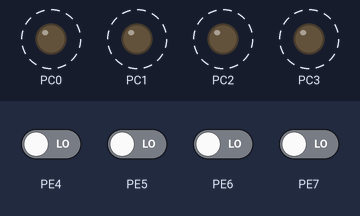
Bench run of a program on a simulated ATmega128, built with avr-gcc and emulated at 7.4328 MHz. On the bench: output pins drawn as LEDs (lit = HIGH). Dashed ring = blinking. Inputs (shaded band) come from the test bench; at power-on: PE4–7 LOW.

Above: at 1.3 s.
1.4 s: PE5 driven HIGH
Timing chart, 0 to 10.4 s (numbered marks = the images above; inputs shaded):
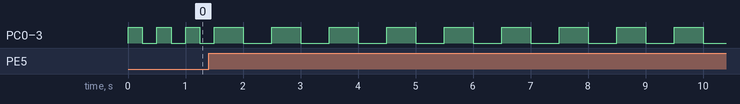

Measured:
- after the input at 1.4 s, PC0–3: alternates HIGH for 0.50 s and LOW for 0.50 s, starting after 0.60 s
- by itself, PC0–3: alternates HIGH for 0.25 s and LOW for 0.25 s

The program:

main.c
```c
#define F_CPU 7432800UL
#include <avr/io.h> //AVR 입출력에 대한 헤더 파일
#include <util/delay.h> //delay 함수사용을 위한 헤더파일

int main(void)
{
	unsigned char Switch_flag = 0, Switch_flag_pre = 0x01;

	DDRC = 0x0F; // 포트C 를 출력포트로 설정
	DDRE = 0x00; // 포트E 를 입력포트로 설정
	PORTC = 0x00; // LED0 ~ 3을 OFF

	while (1)
	{
		// 포트 E 로 입력받은 값을 변수 Switch_flag에 저장
		// 입력핀이 포트 E 의 상위 비트이므로 우측으로 4비트 쉬프트
		Switch_flag = PINE >> 4;
		// SW0 ~ 4 스위치중 하나만 눌렸을때
		if((Switch_flag == 0x01) || (Switch_flag == 0x02) ||
		(Switch_flag == 0x04) || (Switch_flag == 0x08))
		{
			// 눌린 상태 Switch_flag 값을 변수 Switch_flag_pre에 저장
			Switch_flag_pre = Switch_flag;
		}
		// PORTC(LED가 연결된 포트)의 하위 4비트를 반전
		PORTC ^= 0x0F;
		if(Switch_flag_pre == 0x01) // SW0을 눌렀을때
		_delay_ms(250); // 250ms 시간지연
		else if(Switch_flag_pre == 0x02) // SW1을 눌렀을때
		_delay_ms(500); // 500ms 시간지연
		else if(Switch_flag_pre == 0x04) // SW2을 눌렀을때
		_delay_ms(750); // 750ms 시간지연
		else if(Switch_flag_pre == 0x08) // SW3을 눌렀을때
		_delay_ms(1000); // 1000ms 시간지연
	}
}
```
